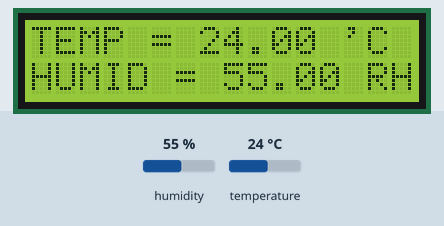
Recording of a sketch running on a simulated Arduino Uno, built with avr-gcc and run on an emulated ATmega328P. On the bench: 16×2 character LCD. The test bench sets the inputs (shaded band); at power-on: humidity 55 %, temperature 24 °C. What the sketch prints to the serial monitor is not drawn.

Above: at 13.7 s.
13.8 s: humidity set to 22 %
At 15.6 s:
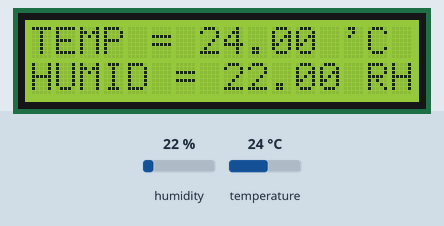
16.6 s: temperature set to 12 °C
At 18.7 s:
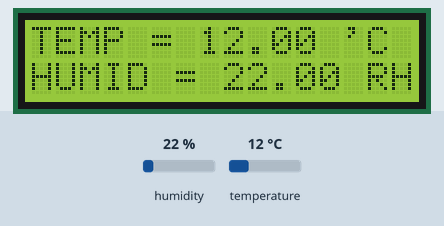
19.7 s: humidity set to 40 %
At 21.8 s:
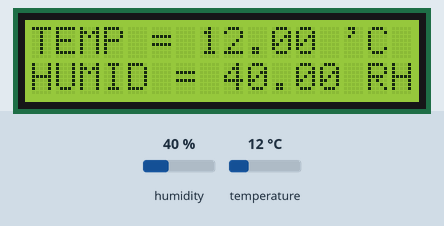
22.8 s: temperature set to 19 °C
At 24.9 s:
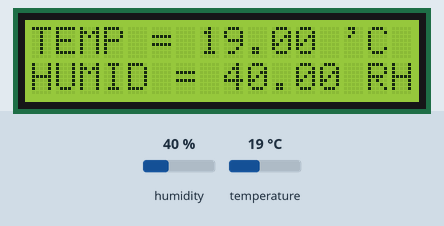
Timing chart, 0 to 26.4 s (numbered marks = the images above; inputs shaded):
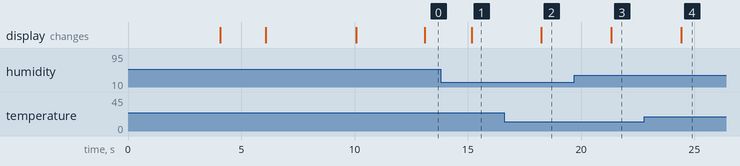

The sketch:

temp_sensor.ino
```cpp
#include <dht.h>
#include<LiquidCrystal.h>
LiquidCrystal lcd(13, 12, 11, 10, 9, 8);


dht DHT;

#define DHT11_PIN A0

void setup(){
  Serial.begin(9600);
  lcd.begin(16,2);
  lcd.print("HI I AM THIBOT");
  delay(4000);
  lcd.clear();
  lcd.print("I WILL UPDATE ");
  delay(2000);
  lcd.clear();
   lcd.print("TEMPERATURE");
   lcd.setCursor(0,1);
   lcd.print("and HUMIDITY ");
  delay(4000);
  lcd.clear();
  lcd.setCursor(0,0);
  lcd.print("UPDATING...");
  delay(2000);

}

void loop()
{

  int chk = DHT.read11(DHT11_PIN);
  Serial.print("Temperature = ");
  Serial.println(DHT.temperature);
  Serial.print("Humidity = ");
  Serial.println(DHT.humidity);
  delay(1000);
 lcd.setCursor(0,0);
 lcd.print("TEMP = ");
 lcd.print(DHT.temperature);
 lcd.print(" 'C");
 lcd.setCursor(0,1);

 lcd.print("HUMID = ");
 lcd.print(DHT.humidity);
 lcd.print(" RH");


}
```

Measured:
- after the input at 13.8 s, the display: changes after 1.4 s (image 1)
- after the input at 16.6 s, the display: changes after 1.7 s (image 2)
- after the input at 19.7 s, the display: changes after 1.6 s (image 3)
- after the input at 22.8 s, the display: changes after 1.6 s (image 4)
